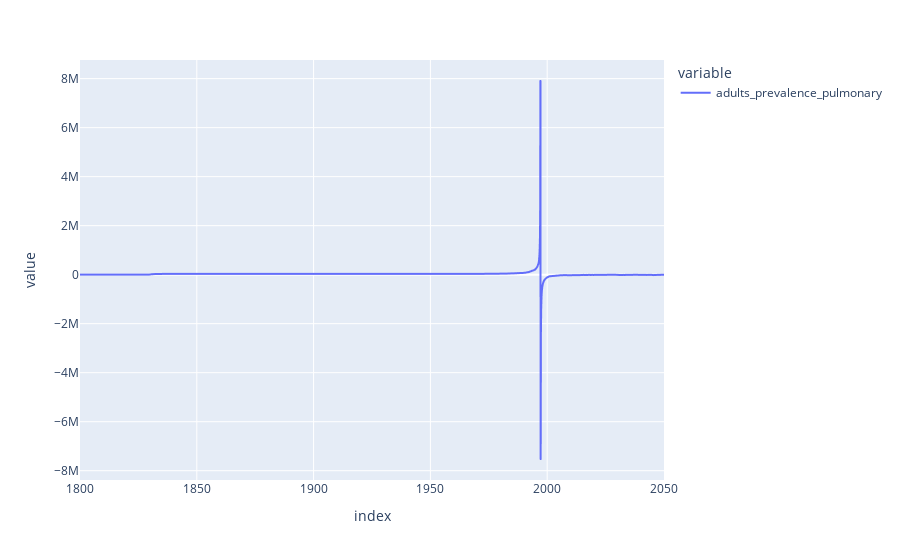

Write notebook code for a chart like this one.
### Code cell
df['adults_prevalence_pulmonary'].plot()

### Figure 1 — Plotly figure (JSON) as saved in the notebook; plotly's stock layout.template omitted (floating-point values rounded to 4 significant figures; data arrays with more than 128 entries replaced by an {"elided": "..."} marker saying what was removed)
{"data": [{"hovertemplate": "variable=adults_prevalence_pulmonary<br>index=%{x}<br>value=%{y}<extra></extra>", "legendgroup": "adults_prevalence_pulmonary", "line": {"color": "#636efa", "dash": "solid"}, "marker": {"symbol": "circle"}, "mode": "lines", "name": "adults_prevalence_pulmonary", "showlegend": true, "type": "scattergl", "x": {"elided": "2501 float values"}, "xaxis": "x", "y": {"elided": "2501 float values"}, "yaxis": "y"}], "layout": {"legend": {"title": {"text": "variable"}, "tracegroupgap": 0}, "margin": {"t": 60}, "xaxis": {"anchor": "y", "domain": [0, 1], "title": {"text": "index"}}, "yaxis": {"anchor": "x", "domain": [0, 1], "title": {"text": "value"}}}}
